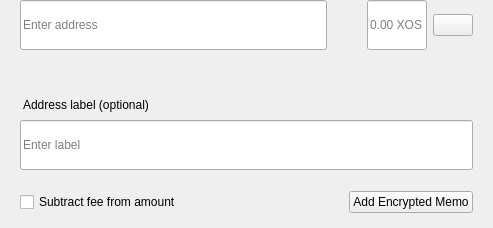
<?xml version="1.0" encoding="UTF-8"?>
<ui version="4.0">
 <class>SendMultiRow</class>
 <widget class="QWidget" name="SendMultiRow">
  <property name="geometry">
   <rect>
    <x>0</x>
    <y>0</y>
    <width>493</width>
    <height>228</height>
   </rect>
  </property>
  <property name="minimumSize">
   <size>
    <width>0</width>
    <height>0</height>
   </size>
  </property>
  <property name="maximumSize">
   <size>
    <width>16777215</width>
    <height>16777215</height>
   </size>
  </property>
  <property name="windowTitle">
   <string notr="true">N/A</string>
  </property>
  <layout class="QVBoxLayout" name="verticalLayout_3">
   <property name="spacing">
    <number>0</number>
   </property>
   <property name="leftMargin">
    <number>0</number>
   </property>
   <property name="topMargin">
    <number>0</number>
   </property>
   <property name="rightMargin">
    <number>20</number>
   </property>
   <property name="bottomMargin">
    <number>5</number>
   </property>
   <item alignment="Qt::AlignTop">
    <widget class="QWidget" name="widget" native="true">
     <property name="sizePolicy">
      <sizepolicy hsizetype="Expanding" vsizetype="Maximum">
       <horstretch>0</horstretch>
       <verstretch>0</verstretch>
      </sizepolicy>
     </property>
     <property name="minimumSize">
      <size>
       <width>0</width>
       <height>60</height>
      </size>
     </property>
     <property name="maximumSize">
      <size>
       <width>16777215</width>
       <height>85</height>
      </size>
     </property>
     <layout class="QHBoxLayout" name="horizontalLayout" stretch="6,0,2">
      <property name="spacing">
       <number>0</number>
      </property>
      <property name="leftMargin">
       <number>8</number>
      </property>
      <property name="topMargin">
       <number>0</number>
      </property>
      <property name="rightMargin">
       <number>0</number>
      </property>
      <property name="bottomMargin">
       <number>0</number>
      </property>
      <item alignment="Qt::AlignTop">
       <widget class="QStackedWidget" name="stackedAddress">
        <property name="minimumSize">
         <size>
          <width>0</width>
          <height>50</height>
         </size>
        </property>
        <property name="maximumSize">
         <size>
          <width>16777215</width>
          <height>50</height>
         </size>
        </property>
        <widget class="QWidget" name="page_4">
         <property name="sizePolicy">
          <sizepolicy hsizetype="Expanding" vsizetype="Preferred">
           <horstretch>0</horstretch>
           <verstretch>0</verstretch>
          </sizepolicy>
         </property>
         <property name="minimumSize">
          <size>
           <width>0</width>
           <height>50</height>
          </size>
         </property>
         <property name="maximumSize">
          <size>
           <width>16777215</width>
           <height>55</height>
          </size>
         </property>
         <layout class="QVBoxLayout" name="verticalLayout_7">
          <property name="spacing">
           <number>0</number>
          </property>
          <property name="leftMargin">
           <number>12</number>
          </property>
          <property name="topMargin">
           <number>0</number>
          </property>
          <property name="rightMargin">
           <number>0</number>
          </property>
          <property name="bottomMargin">
           <number>0</number>
          </property>
          <item>
           <widget class="QLineEdit" name="lineEditAddress">
            <property name="minimumSize">
             <size>
              <width>0</width>
              <height>50</height>
             </size>
            </property>
            <property name="maximumSize">
             <size>
              <width>16777215</width>
              <height>50</height>
             </size>
            </property>
            <property name="placeholderText">
             <string>Enter address</string>
            </property>
           </widget>
          </item>
         </layout>
        </widget>
        <widget class="QWidget" name="page_3"/>
       </widget>
      </item>
      <item>
       <spacer name="horizontalSpacer_3">
        <property name="orientation">
         <enum>Qt::Horizontal</enum>
        </property>
        <property name="sizeType">
         <enum>QSizePolicy::Fixed</enum>
        </property>
        <property name="sizeHint" stdset="0">
         <size>
          <width>40</width>
          <height>20</height>
         </size>
        </property>
       </spacer>
      </item>
      <item>
       <layout class="QHBoxLayout" name="horizontalLayout_2">
        <property name="spacing">
         <number>6</number>
        </property>
        <item alignment="Qt::AlignTop">
         <widget class="QLineEdit" name="lineEditAmount">
          <property name="sizePolicy">
           <sizepolicy hsizetype="Expanding" vsizetype="Preferred">
            <horstretch>0</horstretch>
            <verstretch>0</verstretch>
           </sizepolicy>
          </property>
          <property name="minimumSize">
           <size>
            <width>0</width>
            <height>50</height>
           </size>
          </property>
          <property name="maximumSize">
           <size>
            <width>16777215</width>
            <height>50</height>
           </size>
          </property>
          <property name="maxLength">
           <number>17</number>
          </property>
          <property name="alignment">
           <set>Qt::AlignLeading|Qt::AlignLeft|Qt::AlignVCenter</set>
          </property>
          <property name="placeholderText">
           <string notr="true">0.00 XOS</string>
          </property>
         </widget>
        </item>
        <item>
         <layout class="QVBoxLayout" name="verticalLayout">
          <property name="topMargin">
           <number>14</number>
          </property>
          <property name="bottomMargin">
           <number>0</number>
          </property>
          <item alignment="Qt::AlignTop">
           <widget class="QPushButton" name="btnMenu">
            <property name="minimumSize">
             <size>
              <width>0</width>
              <height>0</height>
             </size>
            </property>
            <property name="maximumSize">
             <size>
              <width>16777215</width>
              <height>16777215</height>
             </size>
            </property>
            <property name="focusPolicy">
             <enum>Qt::NoFocus</enum>
            </property>
            <property name="text">
             <string/>
            </property>
           </widget>
          </item>
         </layout>
        </item>
       </layout>
      </item>
     </layout>
    </widget>
   </item>
   <item>
    <widget class="QWidget" name="layoutLabel" native="true">
     <property name="minimumSize">
      <size>
       <width>0</width>
       <height>0</height>
      </size>
     </property>
     <property name="maximumSize">
      <size>
       <width>16777215</width>
       <height>16777215</height>
      </size>
     </property>
     <layout class="QVBoxLayout" name="verticalLayout_9">
      <property name="spacing">
       <number>6</number>
      </property>
      <property name="leftMargin">
       <number>20</number>
      </property>
      <property name="topMargin">
       <number>0</number>
      </property>
      <property name="rightMargin">
       <number>0</number>
      </property>
      <property name="bottomMargin">
       <number>10</number>
      </property>
      <item>
       <spacer name="verticalSpacer">
        <property name="orientation">
         <enum>Qt::Vertical</enum>
        </property>
        <property name="sizeType">
         <enum>QSizePolicy::Fixed</enum>
        </property>
        <property name="sizeHint" stdset="0">
         <size>
          <width>20</width>
          <height>20</height>
         </size>
        </property>
       </spacer>
      </item>
      <item>
       <widget class="QLabel" name="labelSubtitleDescription">
        <property name="styleSheet">
         <string notr="true">margin-bottom:2px;
margin-left:0.05px;
padding:0px;</string>
        </property>
        <property name="text">
         <string>Address label (optional)</string>
        </property>
       </widget>
      </item>
      <item>
       <widget class="QLineEdit" name="lineEditDescription">
        <property name="minimumSize">
         <size>
          <width>0</width>
          <height>50</height>
         </size>
        </property>
        <property name="maximumSize">
         <size>
          <width>16777215</width>
          <height>50</height>
         </size>
        </property>
        <property name="placeholderText">
         <string>Enter label</string>
        </property>
       </widget>
      </item>
      <item>
       <spacer name="verticalSpacer_2">
        <property name="orientation">
         <enum>Qt::Vertical</enum>
        </property>
        <property name="sizeType">
         <enum>QSizePolicy::Fixed</enum>
        </property>
        <property name="sizeHint" stdset="0">
         <size>
          <width>20</width>
          <height>15</height>
         </size>
        </property>
       </spacer>
      </item>
      <item>
       <widget class="QWidget" name="containerMemo" native="true">
        <layout class="QHBoxLayout" name="horizontalLayout_5">
         <property name="leftMargin">
          <number>0</number>
         </property>
         <property name="topMargin">
          <number>0</number>
         </property>
         <property name="rightMargin">
          <number>0</number>
         </property>
         <property name="bottomMargin">
          <number>0</number>
         </property>
         <item>
          <widget class="QCheckBox" name="checkboxSubtractFeeFromAmount">
           <property name="toolTip">
            <string>The fee will be deducted from the amount being sent. The recipient will receive less XOS than you enter in the amount field. If multiple recipients are selected, the fee is split equally.</string>
           </property>
           <property name="text">
            <string>Subtract fee from amount</string>
           </property>
          </widget>
         </item>
         <item>
          <spacer name="horizontalSpacer">
           <property name="orientation">
            <enum>Qt::Horizontal</enum>
           </property>
           <property name="sizeHint" stdset="0">
            <size>
             <width>40</width>
             <height>20</height>
            </size>
           </property>
          </spacer>
         </item>
         <item>
          <widget class="QPushButton" name="btnAddMemo">
           <property name="text">
            <string notr="true">Add Encrypted Memo</string>
           </property>
          </widget>
         </item>
        </layout>
       </widget>
      </item>
     </layout>
    </widget>
   </item>
  </layout>
 </widget>
 <resources/>
 <connections/>
</ui>
